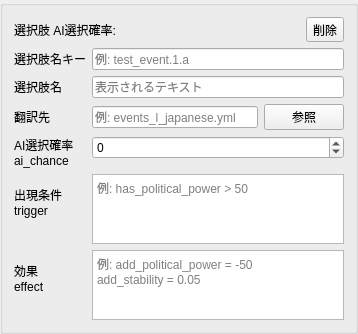
<?xml version="1.0" encoding="UTF-8"?>
<ui version="4.0">
 <class>optionGroup</class>
 <widget class="QGroupBox" name="optionGroup">
  <property name="geometry">
   <rect>
    <x>0</x>
    <y>0</y>
    <width>358</width>
    <height>268</height>
   </rect>
  </property>
  <property name="title">
   <string/>
  </property>
  <layout class="QVBoxLayout" name="verticalLayout">
   <item>
    <layout class="QHBoxLayout" name="headerLayout">
     <item>
      <widget class="QLabel" name="optionTitle">
       <property name="text">
        <string>選択肢 AI選択確率:</string>
       </property>
      </widget>
     </item>
     <item>
      <spacer name="horizontalSpacer">
       <property name="orientation">
        <enum>Qt::Orientation::Horizontal</enum>
       </property>
       <property name="sizeHint" stdset="0">
        <size>
         <width>40</width>
         <height>20</height>
        </size>
       </property>
      </spacer>
     </item>
     <item>
      <widget class="QToolButton" name="removeButton">
       <property name="text">
        <string>削除</string>
       </property>
      </widget>
     </item>
    </layout>
   </item>
   <item>
    <layout class="QFormLayout" name="formLayout">
     <item row="0" column="0">
      <widget class="QLabel" name="nameKeyLabel">
       <property name="text">
        <string>選択肢名キー</string>
       </property>
      </widget>
     </item>
     <item row="0" column="1">
      <widget class="QLineEdit" name="nameKeyEdit">
       <property name="placeholderText">
        <string>例: test_event.1.a</string>
       </property>
      </widget>
     </item>
     <item row="1" column="0">
      <widget class="QLabel" name="nameTextLabel">
       <property name="text">
        <string>選択肢名</string>
       </property>
      </widget>
     </item>
     <item row="1" column="1">
      <widget class="QLineEdit" name="nameTextEdit">
       <property name="placeholderText">
        <string>表示されるテキスト</string>
       </property>
      </widget>
     </item>
     <item row="3" column="0">
      <widget class="QLabel" name="aiLabel">
       <property name="toolTip">
        <string>AIがこの選択肢を選ぶ相対的な確率を指定します。-1は未設定を意味します。0を指定するとAIは決してその選択肢を選びません。</string>
       </property>
       <property name="text">
        <string>AI選択確率
ai_chance</string>
       </property>
      </widget>
     </item>
     <item row="3" column="1">
      <widget class="QSpinBox" name="aiSpin">
       <property name="minimum">
        <number>-1</number>
       </property>
       <property name="maximum">
        <number>999</number>
       </property>
      </widget>
     </item>
     <item row="4" column="0">
      <widget class="QLabel" name="triggerLabel">
       <property name="text">
        <string>出現条件
trigger</string>
       </property>
      </widget>
     </item>
     <item row="4" column="1">
      <widget class="QPlainTextEdit" name="triggerEdit">
       <property name="maximumSize">
        <size>
         <width>16777215</width>
         <height>100</height>
        </size>
       </property>
       <property name="placeholderText">
        <string>例: has_political_power &gt; 50</string>
       </property>
      </widget>
     </item>
     <item row="5" column="0">
      <widget class="QLabel" name="effectLabel">
       <property name="text">
        <string>効果
effect</string>
       </property>
      </widget>
     </item>
     <item row="5" column="1">
      <widget class="QPlainTextEdit" name="effectEdit">
       <property name="maximumSize">
        <size>
         <width>16777215</width>
         <height>100</height>
        </size>
       </property>
       <property name="placeholderText">
        <string>例: add_political_power = -50
add_stability = 0.05</string>
       </property>
      </widget>
     </item>
     <item row="2" column="0">
      <widget class="QLabel" name="optionLocFileLabel">
       <property name="text">
        <string>翻訳先</string>
       </property>
      </widget>
     </item>
     <item row="2" column="1">
      <layout class="QHBoxLayout" name="optionLocLayout">
       <item>
        <widget class="QLineEdit" name="optionLocFileEdit">
         <property name="placeholderText">
          <string>例: events_l_japanese.yml</string>
         </property>
        </widget>
       </item>
       <item>
        <widget class="QPushButton" name="optionLocFileBrowseButton">
         <property name="text">
          <string>参照</string>
         </property>
        </widget>
       </item>
      </layout>
     </item>
    </layout>
   </item>
  </layout>
 </widget>
 <resources/>
 <connections/>
</ui>
